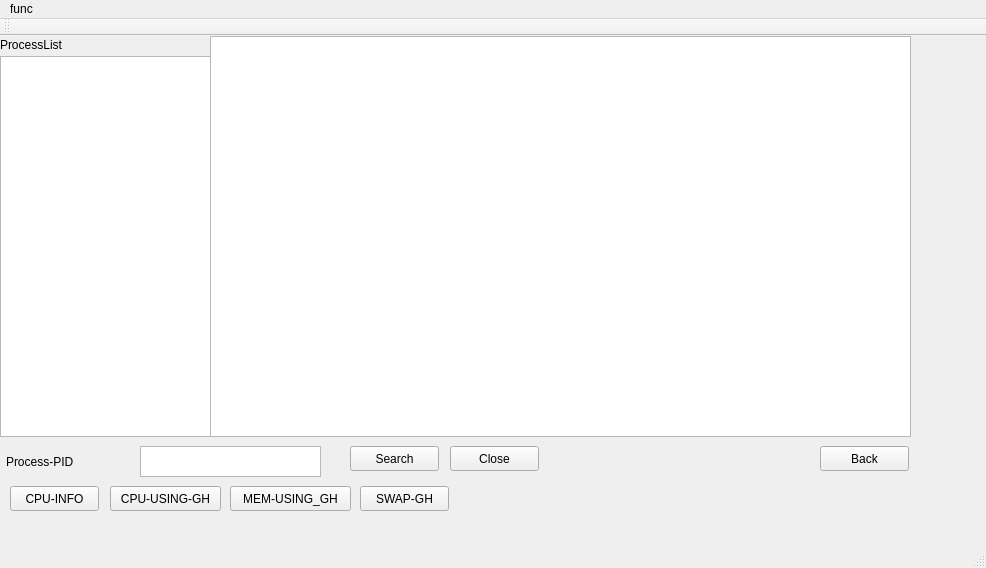
<?xml version="1.0" encoding="UTF-8"?>
<ui version="4.0">
 <class>MainWindow</class>
 <widget class="QMainWindow" name="MainWindow">
  <property name="geometry">
   <rect>
    <x>0</x>
    <y>0</y>
    <width>986</width>
    <height>568</height>
   </rect>
  </property>
  <property name="windowTitle">
   <string>MainWindow</string>
  </property>
  <widget class="QWidget" name="centralWidget">
   <widget class="QLabel" name="label">
    <property name="geometry">
     <rect>
      <x>0</x>
      <y>0</y>
      <width>81</width>
      <height>17</height>
     </rect>
    </property>
    <property name="text">
     <string>ProcessList</string>
    </property>
   </widget>
   <widget class="QListView" name="processList">
    <property name="geometry">
     <rect>
      <x>0</x>
      <y>20</y>
      <width>381</width>
      <height>381</height>
     </rect>
    </property>
   </widget>
   <widget class="QTextBrowser" name="textBrowser">
    <property name="geometry">
     <rect>
      <x>390</x>
      <y>20</y>
      <width>521</width>
      <height>381</height>
     </rect>
    </property>
   </widget>
   <widget class="QPushButton" name="pushButton">
    <property name="geometry">
     <rect>
      <x>10</x>
      <y>450</y>
      <width>89</width>
      <height>25</height>
     </rect>
    </property>
    <property name="text">
     <string>CPU-INFO</string>
    </property>
   </widget>
   <widget class="QPushButton" name="pushButton_2">
    <property name="geometry">
     <rect>
      <x>110</x>
      <y>450</y>
      <width>111</width>
      <height>25</height>
     </rect>
    </property>
    <property name="text">
     <string>CPU-USING-GH</string>
    </property>
   </widget>
   <widget class="QLabel" name="label_2">
    <property name="geometry">
     <rect>
      <x>280</x>
      <y>480</y>
      <width>671</width>
      <height>20</height>
     </rect>
    </property>
    <property name="text">
     <string/>
    </property>
   </widget>
   <widget class="QTextBrowser" name="textBrowser_2">
    <property name="geometry">
     <rect>
      <x>210</x>
      <y>0</y>
      <width>701</width>
      <height>401</height>
     </rect>
    </property>
   </widget>
   <widget class="QPushButton" name="pushButton_3">
    <property name="geometry">
     <rect>
      <x>820</x>
      <y>410</y>
      <width>89</width>
      <height>25</height>
     </rect>
    </property>
    <property name="text">
     <string>Back</string>
    </property>
   </widget>
   <widget class="QPlainTextEdit" name="plainTextEdit">
    <property name="geometry">
     <rect>
      <x>140</x>
      <y>410</y>
      <width>181</width>
      <height>31</height>
     </rect>
    </property>
   </widget>
   <widget class="QLabel" name="label_3">
    <property name="geometry">
     <rect>
      <x>6</x>
      <y>410</y>
      <width>101</width>
      <height>31</height>
     </rect>
    </property>
    <property name="text">
     <string>Process-PID</string>
    </property>
   </widget>
   <widget class="QPushButton" name="pushButton_4">
    <property name="geometry">
     <rect>
      <x>350</x>
      <y>410</y>
      <width>89</width>
      <height>25</height>
     </rect>
    </property>
    <property name="text">
     <string>Search</string>
    </property>
   </widget>
   <widget class="QPushButton" name="pushButton_5">
    <property name="geometry">
     <rect>
      <x>450</x>
      <y>410</y>
      <width>89</width>
      <height>25</height>
     </rect>
    </property>
    <property name="text">
     <string>Close</string>
    </property>
   </widget>
   <widget class="QPushButton" name="pushButton_6">
    <property name="geometry">
     <rect>
      <x>230</x>
      <y>450</y>
      <width>121</width>
      <height>25</height>
     </rect>
    </property>
    <property name="text">
     <string>MEM-USING_GH</string>
    </property>
   </widget>
   <widget class="QPushButton" name="pushButton_7">
    <property name="geometry">
     <rect>
      <x>360</x>
      <y>450</y>
      <width>89</width>
      <height>25</height>
     </rect>
    </property>
    <property name="text">
     <string>SWAP-GH</string>
    </property>
   </widget>
  </widget>
  <widget class="QMenuBar" name="menuBar">
   <property name="geometry">
    <rect>
     <x>0</x>
     <y>0</y>
     <width>986</width>
     <height>28</height>
    </rect>
   </property>
   <widget class="QMenu" name="menuproc">
    <property name="title">
     <string>func</string>
    </property>
    <addaction name="actionPC_name"/>
    <addaction name="actionShutDown"/>
    <addaction name="actionP_Creat"/>
   </widget>
   <addaction name="menuproc"/>
  </widget>
  <widget class="QToolBar" name="mainToolBar">
   <attribute name="toolBarArea">
    <enum>TopToolBarArea</enum>
   </attribute>
   <attribute name="toolBarBreak">
    <bool>false</bool>
   </attribute>
  </widget>
  <widget class="QStatusBar" name="statusBar"/>
  <action name="actionPC_name">
   <property name="text">
    <string>PC-name</string>
   </property>
  </action>
  <action name="actionShutDown">
   <property name="text">
    <string>ShutDown</string>
   </property>
  </action>
  <action name="actionP_Creat">
   <property name="text">
    <string>P_Creat</string>
   </property>
  </action>
 </widget>
 <layoutdefault spacing="6" margin="11"/>
 <resources/>
 <connections/>
</ui>
